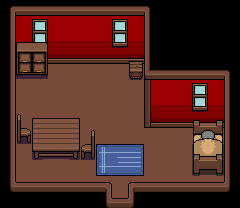

This is a level from a 2D game, rendered from its Tiled map with the project's own tilesets. A one-line summary and the complete map file follow:
An orthogonal 15x13 tile map with 16x16 px tiles, 3 tile layers (Base Layer, Ground Layer, Upper Layer), 3 tilesets and 3 objects (2x Entrance, NPC_60).

<map version="1.10" tiledversion="1.10.2" orientation="orthogonal" renderorder="right-down" width="15" height="13" tilewidth="16" tileheight="16" infinite="0" nextlayerid="10" nextobjectid="57">
 <properties>
  <property name="BuildingID" type="int" value="6" />
  <property name="MapType" value="Town" />
 </properties>
 <tileset firstgid="1" source="../Tilesets/tilesetHouses.tsx" />
 <tileset firstgid="521" source="../Tilesets/tsWalls_Floors.tsx" />
 <tileset firstgid="1005" source="../Tilesets/Decor.tsx" />
 <layer id="6" name="Base Layer" width="15" height="13">
  <data encoding="csv">
566,566,566,566,566,566,566,566,566,566,566,566,566,566,566,
566,699,699,699,699,699,699,699,699,699,566,566,566,566,566,
566,721,721,721,721,721,721,721,721,721,566,566,566,566,566,
566,743,743,743,743,743,743,743,743,743,566,566,566,566,566,
566,895,895,895,895,895,895,895,895,895,566,566,566,566,566,
566,895,895,895,895,895,895,895,895,699,699,699,699,699,566,
566,895,895,895,895,895,895,895,895,721,721,721,721,721,566,
566,895,895,895,895,895,895,895,895,743,743,743,743,743,566,
566,895,895,895,895,895,895,895,895,895,895,895,895,895,566,
566,895,895,895,895,895,895,895,895,895,895,895,895,895,566,
566,895,895,895,895,895,895,895,895,895,895,895,895,895,566,
566,895,895,895,895,895,895,895,895,895,895,895,895,895,566,
566,566,566,566,566,566,566,895,566,566,566,566,566,566,566
</data>
 </layer>
 <layer id="7" name="Ground Layer" width="15" height="13">
  <data encoding="csv">
609,544,544,544,544,544,544,544,544,610,0,0,0,0,0,
611,0,2086,0,0,0,0,2086,0,633,0,0,0,0,0,
611,0,2109,0,0,0,0,2109,0,633,0,0,0,0,0,
611,1190,1191,588,588,588,588,588,588,633,0,0,0,0,0,
611,1213,1214,0,0,0,0,0,1867,543,544,544,544,544,610,
611,0,0,0,0,0,0,0,0,565,0,0,2086,0,633,
611,0,0,0,0,0,0,0,0,565,0,0,2109,0,633,
611,0,0,0,0,0,0,0,0,587,588,588,588,588,633,
611,0,1373,1374,1375,0,0,0,0,0,0,0,1465,1466,633,
611,0,1396,1397,1398,2147485229,2126,2127,2128,0,0,0,0,0,633,
611,0,0,0,0,0,2149,2150,2151,0,0,0,1511,1512,633,
631,0,0,0,0,0,0,0,0,0,0,0,0,0,632,
0,0,0,0,0,0,631,0,632,0,0,0,0,0,0
</data>
 </layer>
 <layer id="8" name="Upper Layer" width="15" height="13">
  <data encoding="csv">
0,0,0,0,0,0,0,0,0,0,0,0,0,0,0,
0,0,0,0,0,0,0,0,0,0,0,0,0,0,0,
0,1167,1168,0,0,0,0,0,0,0,0,0,0,0,0,
0,0,0,0,0,0,0,0,1844,0,0,0,0,0,0,
0,0,0,0,0,0,0,0,0,0,0,0,0,0,0,
0,0,0,0,0,0,0,0,0,0,0,0,0,0,0,
0,0,0,0,0,0,0,0,0,0,0,0,0,0,0,
0,1558,1350,1351,1352,0,0,0,0,0,0,0,1442,1443,0,
0,1581,0,0,0,2147485206,0,0,0,0,0,0,0,0,0,
0,0,0,0,0,0,0,0,0,0,0,0,1488,1489,0,
0,0,0,0,0,0,0,0,0,0,0,0,0,0,0,
0,522,522,522,522,522,523,0,521,522,522,522,522,522,0,
0,0,0,0,0,0,0,522,0,0,0,0,0,0,0
</data>
 </layer>
 <objectgroup id="4" name="Travel Layer">
  <object id="1" name="Entrance" x="112" y="204" width="16" height="4">
   <properties>
    <property name="EntranceDir" value="Up" />
    <property name="Map" value="mapTown" />
   </properties>
  </object>
 </objectgroup>
 <objectgroup id="9" name="MapObject" />
 <objectgroup id="5" name="Character Layer">
  <object id="18" name="NPC_60" x="176" y="128" width="16" height="16" />
  <object id="41" name="Entrance" x="112" y="176" width="16" height="16" />
 </objectgroup>
</map>
